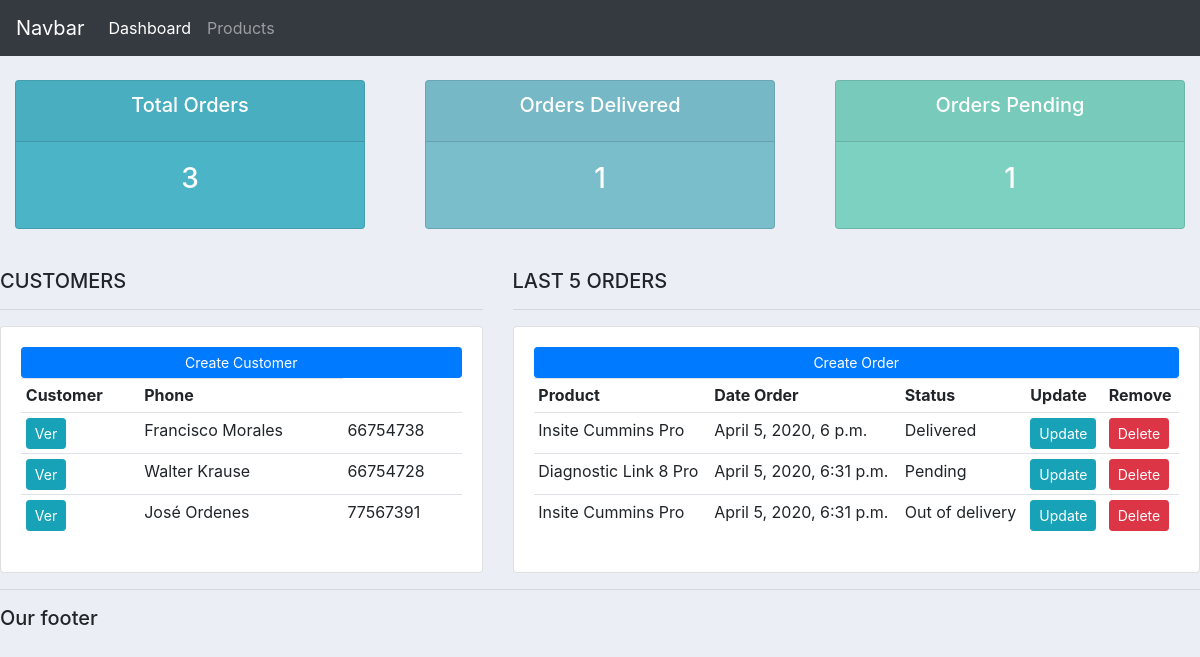
The page / on the database its author committed.
### accounts/models.py (models this page shows, shortened)
class Customer(models.Model):
    name         = models.CharField(max_length=200, null=True)
    phone        = models.CharField(max_length=200, null=True)
    email        = models.CharField(max_length=200, null=True)
    date_created = models.DateTimeField(auto_now_add=True, null=True)

class Order(models.Model):
    STATUS = (
        ('Pending', 'Pending'),
        ('Out of delivery', 'Out for delivery'),
        ('Delivered', 'Delivered'),
    )
    customer        = models.ForeignKey(Customer, null=True, on_delete=models.SET_NULL)
    product         = models.ForeignKey(Product, null=True, on_delete=models.SET_NULL)
    date_created    = models.DateTimeField(auto_now_add=True, null=True)
    status          = models.CharField(max_length=200, null=True, choices=STATUS)

class Product(models.Model):
    CATEGORY = (
        ('Indoor', 'Indoor'),
        ('Out Door', 'Out Door'),
    )
    name         = models.CharField(max_length=200, null=True)
    price        = models.FloatField(null=True)
    category     = models.CharField(max_length=200, null=True, choices=CATEGORY)
    description  = models.CharField(max_length=200, null=True, blank=True)
    date_created = models.DateTimeField(auto_now_add=True, null=True)
    tags         = models.ManyToManyField(Tag)
    def __str__(self):
        return self.name

### accounts/views.py (the view)
# urls.py: path('', views.home, name="home"),
def home(request):
	orders = Order.objects.all()
	customers = Customer.objects.all()
	total_customers = customers.count()
	total_orders = orders.count()
	delivered = orders.filter(status='Delivered').count()
	pending = orders.filter(status='Pending').count()
	context = {
		'orders':orders,
		'customers':customers,
		'total_orders': total_orders,
		'delivered': delivered,
		'pending': pending
		}
	return render(request, 'accounts/dashboard.html', context)

### accounts/templates/accounts/dashboard.html
{% extends 'accounts/main.html' %}
{% block content %}
{% include 'accounts/status.html' %}
<br>
<div class="row">
    <div class="col-md-5">
        <h5>CUSTOMERS</h5>
        <hr>
        <div class="card card-body">
            <a class="btn btn-primary btn-sm btn-block" href="">Create Customer</a>
            <table class="table table-sm">
                <tr>
                    <th>Customer</th>
                    <th>Phone</th>
                </tr>
                {% for customer in customers %}
					<tr>
                        <td><a class="btn btn-sm btn-info" href="{% url 'customer' customer.id %}
                        ">Ver</a></td>
						<td>{{ customer.name }}</td>
                        <td>{{ customer.phone }}</td>
					<tr>
				{% endfor %}
            </table>
        </div>
    </div>
    <div class="col-md-7">
        <h5>LAST 5 ORDERS</h5>
        <hr>
        <div class="card card-body">
            <a class="btn btn-primary btn-sm btn-block" href="{% url 'create_order' %}">Create Order</a>
            <table class="table table-sm">
                <tr>
                    <th>Product</th>
                    <th>Date Order</th>
                    <th>Status</th>
                    <th>Update</th>
                    <th>Remove</th>
                </tr>
                {% for order in orders %}
					<tr>
                        <td>{{ order.product }}</td>
						<td>{{ order.date_created }}</td>
                        <td>{{ order.status }}</td>
                        <td><a class="btn btn-sm btn-info" href="{% url 'update_order' order.id %}">Update</a></td>
                        <td><a class="btn btn-sm btn-danger" href="{% url 'delete_order' order.id %}">Delete</a></td>
					<tr>
				{% endfor %}
            </table>
        </div>
    </div>
</div>
{% endblock %}

### accounts/templates/accounts/main.html (style rules this page uses)
body { background-color: #ebeff5; }

### rows shown on the page
Customer: name "Francisco Morales", phone "66754738"
Customer: name "Walter Krause", phone "66754728"
Customer: name "José Ordenes", phone "77567391"
Order: product "Insite Cummins Pro", date_created "April 5, 2020, 6 p.m.", status "Delivered"
Order: product "Diagnostic Link 8 Pro", date_created "April 5, 2020, 6:31 p.m.", status "Pending"
Order: product "Insite Cummins Pro", date_created "April 5, 2020, 6:31 p.m.", status "Out of delivery"

### other values the page prints
{{ total_orders }} "3"
{{ delivered }} "1"
{{ pending }} "1"
